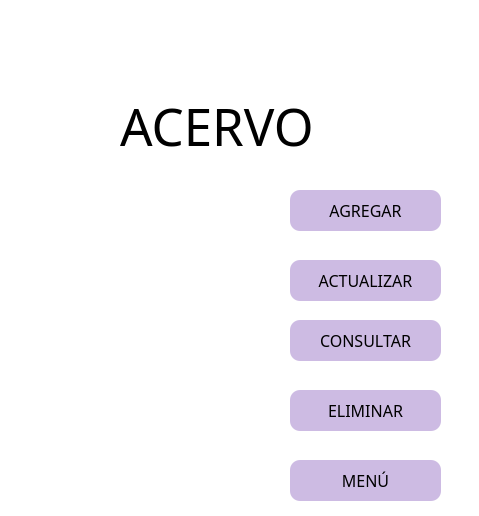
<?xml version="1.0" encoding="UTF-8"?>
<ui version="4.0">
 <class>MainWindow</class>
 <widget class="QMainWindow" name="MainWindow">
  <property name="geometry">
   <rect>
    <x>0</x>
    <y>0</y>
    <width>479</width>
    <height>516</height>
   </rect>
  </property>
  <property name="windowTitle">
   <string>MainWindow</string>
  </property>
  <property name="styleSheet">
   <string notr="true">background-color: rgb(255, 255, 255);</string>
  </property>
  <widget class="QWidget" name="centralwidget">
   <widget class="QPushButton" name="pbAgregar_ace">
    <property name="geometry">
     <rect>
      <x>290</x>
      <y>190</y>
      <width>151</width>
      <height>41</height>
     </rect>
    </property>
    <property name="font">
     <font>
      <family>Dubai Medium</family>
      <pointsize>12</pointsize>
     </font>
    </property>
    <property name="styleSheet">
     <string notr="true">QPushButton{

	background-color:rgb(205, 187, 227);
	border-radius:10px;
	border:10px;
}



QPushButton:hover{
background-color: rgb(170, 255, 127);
	border-radius:10px;
	border: 10px;
}
</string>
    </property>
    <property name="text">
     <string>AGREGAR</string>
    </property>
    <property name="icon">
     <iconset>
      <normaloff>../imagenes/AGREGARM.png</normaloff>../imagenes/AGREGARM.png</iconset>
    </property>
    <property name="iconSize">
     <size>
      <width>40</width>
      <height>40</height>
     </size>
    </property>
   </widget>
   <widget class="QPushButton" name="pbConsultar_ace">
    <property name="geometry">
     <rect>
      <x>290</x>
      <y>320</y>
      <width>151</width>
      <height>41</height>
     </rect>
    </property>
    <property name="font">
     <font>
      <family>Dubai Medium</family>
      <pointsize>12</pointsize>
     </font>
    </property>
    <property name="styleSheet">
     <string notr="true">QPushButton{

	background-color:rgb(205, 187, 227);
	border-radius:10px;
	border:10px;
}


QPushButton:hover{
background-color: rgb(170, 255, 127);
	border-radius:10px;
	border: 10px;
}
</string>
    </property>
    <property name="text">
     <string>CONSULTAR</string>
    </property>
    <property name="icon">
     <iconset>
      <normaloff>../imagenes/CONSULTAR.png</normaloff>../imagenes/CONSULTAR.png</iconset>
    </property>
    <property name="iconSize">
     <size>
      <width>40</width>
      <height>40</height>
     </size>
    </property>
   </widget>
   <widget class="QPushButton" name="pbActualizar_ace">
    <property name="geometry">
     <rect>
      <x>290</x>
      <y>260</y>
      <width>151</width>
      <height>41</height>
     </rect>
    </property>
    <property name="font">
     <font>
      <family>Dubai Medium</family>
      <pointsize>12</pointsize>
     </font>
    </property>
    <property name="styleSheet">
     <string notr="true">QPushButton{

	background-color:rgb(205, 187, 227);
	border-radius:10px;
	border:10px;
}



QPushButton:hover{
background-color: rgb(170, 255, 127);
	border-radius:10px;
	border: 10px;
}
</string>
    </property>
    <property name="text">
     <string>ACTUALIZAR</string>
    </property>
    <property name="icon">
     <iconset>
      <normaloff>../imagenes/ACTUALIZAR.png</normaloff>../imagenes/ACTUALIZAR.png</iconset>
    </property>
    <property name="iconSize">
     <size>
      <width>40</width>
      <height>40</height>
     </size>
    </property>
   </widget>
   <widget class="QPushButton" name="pbEliminar_ace">
    <property name="geometry">
     <rect>
      <x>290</x>
      <y>390</y>
      <width>151</width>
      <height>41</height>
     </rect>
    </property>
    <property name="font">
     <font>
      <family>Dubai Medium</family>
      <pointsize>12</pointsize>
     </font>
    </property>
    <property name="styleSheet">
     <string notr="true">QPushButton{

	background-color:rgb(205, 187, 227);
	border-radius:10px;
	border:10px;
}


QPushButton:hover{
background-color: rgb(170, 255, 127);
	border-radius:10px;
	border: 10px;
}
</string>
    </property>
    <property name="text">
     <string>ELIMINAR</string>
    </property>
    <property name="icon">
     <iconset>
      <normaloff>../imagenes/ELIMINAR.png</normaloff>../imagenes/ELIMINAR.png</iconset>
    </property>
    <property name="iconSize">
     <size>
      <width>34</width>
      <height>35</height>
     </size>
    </property>
   </widget>
   <widget class="QLabel" name="label">
    <property name="geometry">
     <rect>
      <x>120</x>
      <y>90</y>
      <width>251</width>
      <height>71</height>
     </rect>
    </property>
    <property name="font">
     <font>
      <family>Segoe MDL2 Assets</family>
      <pointsize>38</pointsize>
     </font>
    </property>
    <property name="text">
     <string>ACERVO</string>
    </property>
   </widget>
   <widget class="QPushButton" name="pbMenuA">
    <property name="geometry">
     <rect>
      <x>290</x>
      <y>460</y>
      <width>151</width>
      <height>41</height>
     </rect>
    </property>
    <property name="font">
     <font>
      <family>Dubai Medium</family>
      <pointsize>12</pointsize>
     </font>
    </property>
    <property name="styleSheet">
     <string notr="true">QPushButton{

	background-color:rgb(205, 187, 227);
	border-radius:10px;
	border:10px;
}


QPushButton:hover{
background-color: rgb(170, 255, 127);
	border-radius:10px;
	border: 10px;
}
</string>
    </property>
    <property name="text">
     <string>MENÚ</string>
    </property>
    <property name="icon">
     <iconset>
      <normaloff>../imagenes/icono_home.png</normaloff>../imagenes/icono_home.png</iconset>
    </property>
    <property name="iconSize">
     <size>
      <width>40</width>
      <height>40</height>
     </size>
    </property>
   </widget>
   <widget class="QLabel" name="label_2">
    <property name="geometry">
     <rect>
      <x>-10</x>
      <y>0</y>
      <width>491</width>
      <height>101</height>
     </rect>
    </property>
    <property name="styleSheet">
     <string notr="true"/>
    </property>
    <property name="text">
     <string/>
    </property>
    <property name="pixmap">
     <pixmap>../imagenes/Logo.png</pixmap>
    </property>
    <property name="scaledContents">
     <bool>true</bool>
    </property>
   </widget>
   <widget class="QLabel" name="label_3">
    <property name="geometry">
     <rect>
      <x>10</x>
      <y>180</y>
      <width>251</width>
      <height>301</height>
     </rect>
    </property>
    <property name="styleSheet">
     <string notr="true"/>
    </property>
    <property name="text">
     <string/>
    </property>
    <property name="pixmap">
     <pixmap>../imagenes/acervo.png</pixmap>
    </property>
    <property name="scaledContents">
     <bool>true</bool>
    </property>
   </widget>
   <zorder>pbAgregar_ace</zorder>
   <zorder>pbActualizar_ace</zorder>
   <zorder>pbConsultar_ace</zorder>
   <zorder>pbEliminar_ace</zorder>
   <zorder>label</zorder>
   <zorder>pbMenuA</zorder>
   <zorder>label_2</zorder>
   <zorder>label_3</zorder>
  </widget>
 </widget>
 <tabstops>
  <tabstop>pbAgregar_ace</tabstop>
  <tabstop>pbEliminar_ace</tabstop>
  <tabstop>pbConsultar_ace</tabstop>
  <tabstop>pbActualizar_ace</tabstop>
 </tabstops>
 <resources/>
 <connections/>
</ui>
